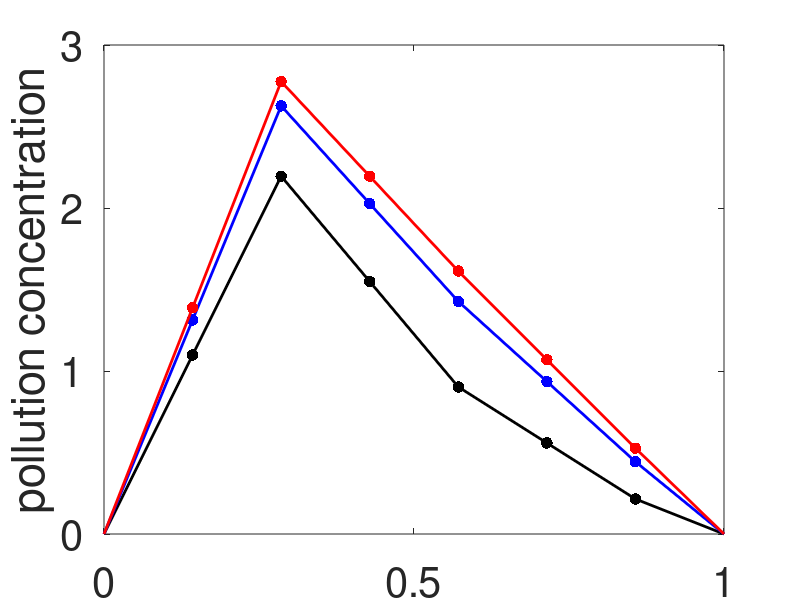

The MATLAB script that drew this image:
v=zeros(8,1);       % we include two extra entries in v to represent
                    % the boundary
r=zeros(8,1);       % similarly, r has two extra entries at the ends
r(3)=2;             % "r(3)" is actually the second entry in the 
                    % vector r
v_new=v;
for k=1:10
    for i=2:7
        v_new(i)=(r(i)+v(i-1)+v(i+1))/2;
    end
    v=v_new;
end
subplot(111);
plot([0:7]/7,v,'-k','Linewidth',2);
hold on;
plot([1:6]/7,v(2:7),'.k','Markersize',25);

for k=11:20
    for i=2:7
        v_new(i)=(r(i)+v(i-1)+v(i+1))/2;
    end
    v=v_new;
end
plot([0:7]/7,v,'-b','Linewidth',2);
hold on;
plot([1:6]/7,v(2:7),'.b','Markersize',25);

for k=21:30
    for i=2:7
        v_new(i)=(r(i)+v(i-1)+v(i+1))/2;
    end
    v=v_new;
end
plot([0:7]/7,v,'-r','Linewidth',2);
hold on;
plot([1:6]/7,v(2:7),'.r','Markersize',25);

set(gca,'Xtick',[0:0.5:1]);
set(gca,'Ytick',[0:3]);
set(gca,'Fontsize',30);
xlabel('position along channel');
ylabel('pollution concentration');



hold off;
shg;